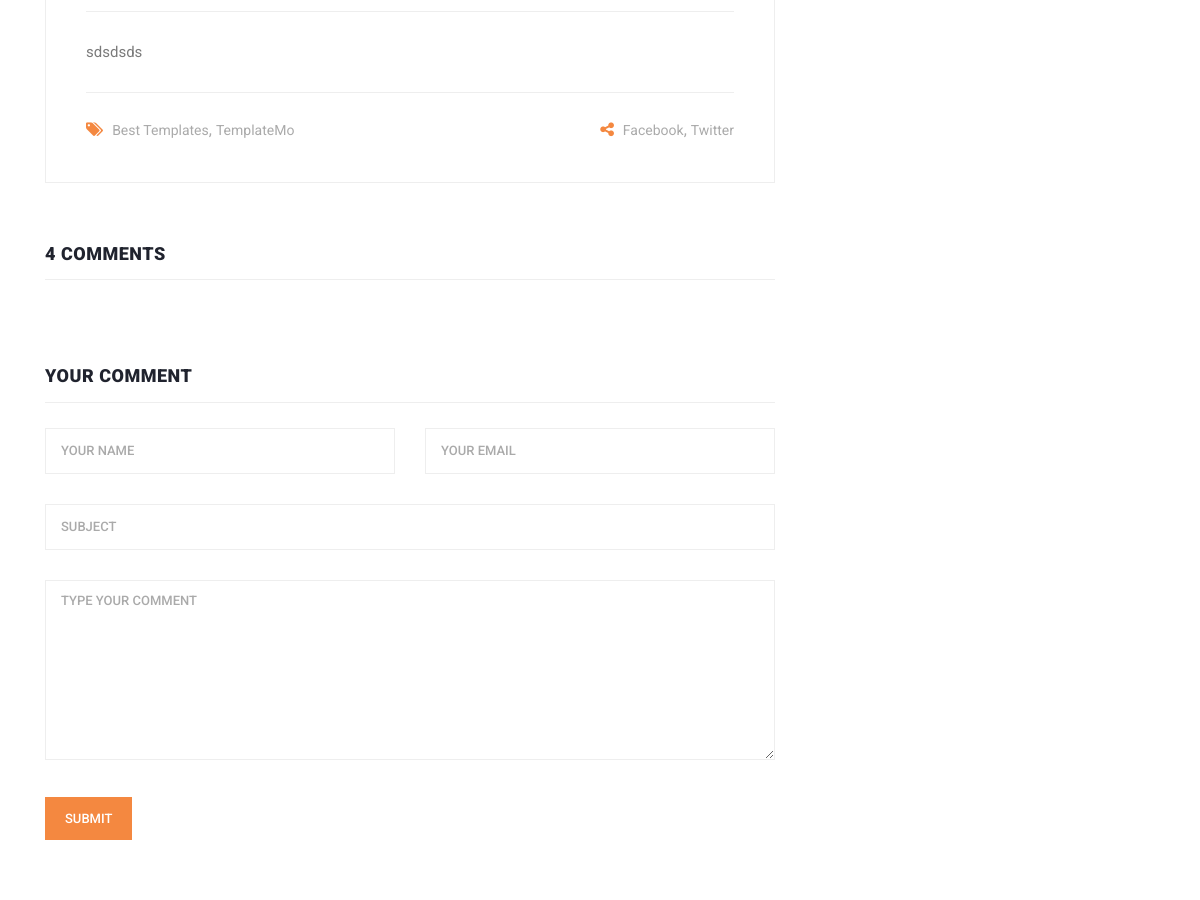
/blog/detail/b (middle part), run on an earlier commit of the app's database.
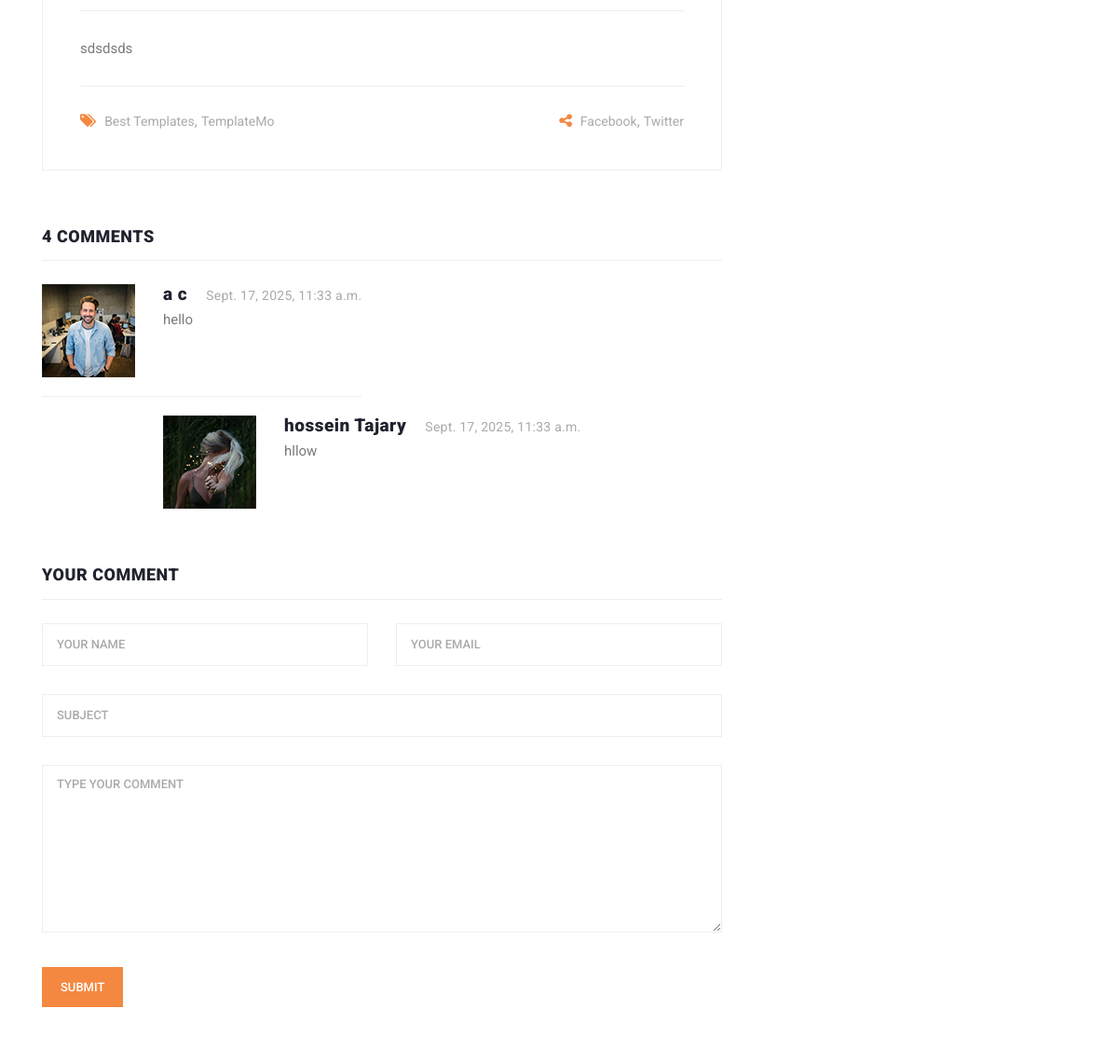
And on a later commit of the database.
### blog/models.py (models this page shows, shortened)
class Article(models.Model):
    CHOICES = (
        ('A', 'ais'),
        ('B', 'blue'),
    )
    Author = models.ForeignKey(User, on_delete=models.CASCADE)
    title = models.CharField(max_length=750, choices=CHOICES, default='A', unique_for_date='up_date')
    category = models.ManyToManyField(Category, related_name='category') # ==> we can change 'category' to '+' for reverse access disabling
    body = models.TextField()
    image = models.ImageField(upload_to='Images/ArticlesImage')
    created = models.DateTimeField(auto_now_add=True)
    updated = models.DateTimeField(auto_now=True)
    up_date = models.DateField(timezone.now())
    status = models.BooleanField(default=False)
    objects = models.Manager()  # it must be here if you do custom manager
    custom_object = ArticleManager()
    slug = models.SlugField(null=True, unique=True, blank=True) # Slug Field for using in URLS
    class Meta:
        verbose_name = 'Post'
        verbose_name_plural = 'Posts'
        ordering = ('-created',)
    def get_absolute_url(self):
        return reverse("blog:post_detail", kwargs={"slug": self.slug})  # changed for slug

class Comment(models.Model):
    article = models.ForeignKey(Article, on_delete=models.CASCADE, related_name='comments') # related_name for reverse access
    user = models.ForeignKey(User, on_delete=models.CASCADE, related_name='comments')
    body = models.TextField()
    date = models.DateTimeField(auto_now_add=True)
    reply = models.ForeignKey('self', on_delete=models.CASCADE, blank=True, null=True, related_name='replies')

### blog/views.py (the view)
# urls.py: path('detail/<slug:slug>', post_detail, name='post_detail'),
def post_detail(request, slug):
    article = Article.objects.get(slug=slug)
    return render(request, 'blog/article-details.html', {'article': article})

### context_processor/context_processor.py (called while the page is built)
def recent_post(request):
    recent_posts = Article.objects.order_by('-created')[:3]
    return {'recent_article': recent_posts}

def show_categories(request):
    recent_category = Category.objects.all()[:3]
    return {'category': recent_category}

### blog/templates/blog/article-details.html (shortened to what this page needs)
{% extends "base.html" %}
{% load static %}
{% block content %}
<section class="blog-posts grid-system">
    <div class="container">
        <div class="row">
            <div class="col-lg-8">
                <div class="all-blog-posts">
                    <div class="row">
                        <div class="col-lg-12">
                            <div class="blog-post">
                                <div class="down-content">
                                    <p>{{ article.body }}</p>
                                    <div class="post-options">
                                        <div class="row">
                                            <div class="col-6">
                                                <ul class="post-tags">
                                                    <li><i class="fa fa-tags"></i></li>
                                                    <li><a href="#">Best Templates</a>,</li>
                                                    <li><a href="#">TemplateMo</a></li>
                                                </ul>
                                            </div>
                                            <div class="col-6">
                                                <ul class="post-share">
                                                    <li><i class="fa fa-share-alt"></i></li>
                                                    <li><a href="#">Facebook</a>,</li>
                                                    <li><a href="#"> Twitter</a></li>
                                                </ul>
                                            </div>
                                        </div>
                                    </div>
                                </div>
                            </div>
                        </div>
                        <div class="col-lg-12">
                            <div class="sidebar-item comments">
                                <div class="sidebar-heading">
                                    <h2>4 comments</h2>
                                </div>
                                <div class="content">
                                    <ul>
                                        {% for comment in article.comments.all %}
                                            {% if comment.reply == None %}
                                            <li>
                                                <div class="author-thumb">
                                                    <img src="assets/images/comment-author-01.jpg" alt="">
                                                </div>
                                                <div class="right-content">
                                                    <h4>{{ comment.user.get_full_name }}<span>{{ comment.date }}</span></h4>
                                                    <p>{{ comment.body }}</p>
                                                </div>
                                            </li>
                                            {% endif %}
                                            {% for reply in comment.replies.all %}
                                                <li class="replied">
                                            <div class="author-thumb">
                                                <img src={% static "assets/images/comment-author-02.jpg" %} alt="">
                                            </div>
                                            <div class="right-content">
                                                <h4>{{ reply.user.get_full_name }}<span>{{ reply.date }}</span></h4>
                                                <p>{{ reply.body }}</p>
                                            </div>
                                        </li>
                                            {% endfor %}
                                        {% endfor %}
                                    </ul>
                                </div>
                            </div>
                        </div>
                        <div class="col-lg-12">
                            <div class="sidebar-item submit-comment">
                                <div class="sidebar-heading">
                                    <h2>Your comment</h2>
                                </div>
                                <div class="content">
                                    <form id="comment" action="#" method="post">
                                        <div class="row">
                                            <div class="col-md-6 col-sm-12">
                                                <fieldset>
                                                    <input name="name" type="text" id="name" placeholder="Your name"
                                                           required="">
                                                </fieldset>
                                            </div>
                                            <div class="col-md-6 col-sm-12">
                                                <fieldset>
                                                    <input name="email" type="text" id="email" placeholder="Your email"
                                                           required="">
                                                </fieldset>
                                            </div>
                                            <div class="col-md-12 col-sm-12">
                                                <fieldset>
                                                    <input name="subject" type="text" id="subject"
                                                           placeholder="Subject">
                                                </fieldset>
                                            </div>
                                            <div class="col-lg-12">
                                                <fieldset>
                                                    <textarea name="message" rows="6" id="message"
                                                              placeholder="Type your comment" required=""></textarea>
                                                </fieldset>
                                            </div>
                                            <div class="col-lg-12">
                                                <fieldset>
                                                    <button type="submit" id="form-submit" class="main-button">Submit
                                                    </button>
                                                </fieldset>
                                            </div>
                                        </div>
                                    </form>
                                </div>
                            </div>
                        </div>
                    </div>
                </div>
            </div>
            <div class="col-lg-4">
                {% include 'sidebar.html'   %}
            </div>
        </div>
    </div>
</section>
{% endblock content %}

### templates/base.html (shortened to what this page needs)
{% load static %}
<!DOCTYPE html>
<html lang="en">
{% include 'refrence/header_refrence.html' %}
<body>
{% block content %}{% endblock content %}
</body>
</html>

### templates/refrence/header_refrence.html (shortened to what this page needs)
{% load static %}
<head>
    <link href="{% static 'vendor/bootstrap/css/bootstrap.min.css' %}" rel="stylesheet">
    <link rel="stylesheet" href="{% static 'css/fontawesome.css' %}">
    <link rel="stylesheet" href="{% static 'css/templatemo-stand-blog.css' %}">
    <link rel="stylesheet" href="{% static 'css/owl.css' %}">
</head>

### templates/sidebar.html (shortened to what this page needs)
<div class="sidebar">
                    <div class="row">
                        <div class="col-lg-12">
                            <div class="sidebar-item tags">
                                <div class="content">
                                    <ul>
                                    </ul>
                                </div>
                            </div>
                        </div>
                    </div>
                </div>

### templates/refrence/footer_refrence.html (shortened to what this page needs)
{% load static %}

### static/css/templatemo-stand-blog.css (style rules this page uses)
body { font-family: 'Roboto', sans-serif; overflow-x: hidden; text-rendering: optimizeLegibility; -webkit-font-smoothing: antialiased; -moz-osx-font-smoothing: grayscale; }
p { margin-bottom: 0px; font-size: 15px; font-weight: 400; color: #7a7a7a; line-height: 30px; }
a { text-decoration: none!important; }
ul { padding: 0; margin: 0; list-style: none; }
h1,h2,h3,h4,h5,h6 { margin: 0px; }
.blog-posts { margin-top: 100px; }
.blog-posts .blog-post { margin-bottom: 30px; }
.blog-posts .down-content { padding: 40px; border-right: 1px solid #eee; border-left: 1px solid #eee; border-bottom: 1px solid #eee; }
.blog-posts .down-content p { padding: 25px 0px; margin: 25px 0px; border-top: 1px solid #eee; border-bottom: 1px solid #eee; }
.blog-posts .down-content ul.post-share { text-align: right; }
.blog-posts .down-content ul.post-tags li, .blog-posts .down-content ul.post-share li { display: inline-block; }
.blog-posts .down-content ul.post-tags li:first-child i, .blog-posts .down-content ul.post-share li:first-child i { color: #f48840; margin-right: 5px; }
.blog-posts .down-content ul.post-tags li, .blog-posts .down-content ul.post-share li { color: #aaa; }
.blog-posts .down-content ul.post-tags li a, .blog-posts .down-content ul.post-share li a { font-size: 14px; color: #aaa; font-weight: 400; transition: all .3s; }
.blog-posts .sidebar-heading h2 { font-size: 18px; text-transform: uppercase; font-weight: 900; letter-spacing: 0.5px; color: #20232e; border-bottom: 1px solid #eee; padding-bottom: 15px; margin-bottom: 25px; }
.blog-posts .comments { margin-top: 30px; }
.blog-posts .comments ul li { display: inline-block; margin-bottom: 20px; padding-bottom: 20px; border-bottom: 1px solid #eee; }
.blog-posts .comments ul li.replied { padding-left: 130px; }
.blog-posts .comments ul li:last-child { margin-bottom: 0px; padding-bottom: 0px; border-bottom: none; }
.blog-posts .comments ul li .author-thumb { display: inline; float: left; }
.blog-posts .comments ul li .author-thumb img { max-width: 100px; display: inline; }
.blog-posts .comments ul li .right-content { margin-left: 130px; }
.blog-posts .comments ul li .right-content h4 { color: #20232e; font-size: 19px; font-weight: 900; letter-spacing: 0.5px; }
.blog-posts .comments ul li .right-content h4 span { font-size: 14px; color: #aaa; font-weight: 400; letter-spacing: 0.25px; margin-left: 20px; }
.blog-posts .submit-comment { margin-top: 60px; }
.blog-posts .submit-comment input { width: 100%; height: 46px; border: 1px solid #eee; font-size: 13px; text-transform: uppercase; font-weight: 500; color: #7a7a7a; outline: none; padding: 0px 15px; margin-bottom: 30px; }
.blog-posts .submit-comment textarea { width: 100%; height: 46px; border: 1px solid #eee; font-size: 13px; text-transform: uppercase; font-weight: 500; color: #7a7a7a; outline: none; padding: 10px 15px; margin-bottom: 30px; height: 180px; max-height: 220px; max-width: 100%; min-width: 160px; }
.blog-posts .submit-comment input::placeholder, .blog-posts .submit-comment textarea::placeholder { color: #aaa; }
.blog-posts .submit-comment button { display: inline-block; background-color: #f48840; color: #fff; font-size: 13px; font-weight: 500; padding: 12px 20px; text-transform: uppercase; transition: all .3s; border: none; outline: none; }
.sidebar { margin-left: 30px; }
.sidebar .sidebar-item { margin-top: 50px; }

What changed in the data, as far as the page shows it:
added Comment: user.get_full_name "a c", date "Sept. 17, 2025, 11:33 a.m.", body "hello", shown under "4 COMMENTS"
added Comment: user.get_full_name "hossein Tajary", date "Sept. 17, 2025, 11:33 a.m.", body "hllow", shown under "a c"
